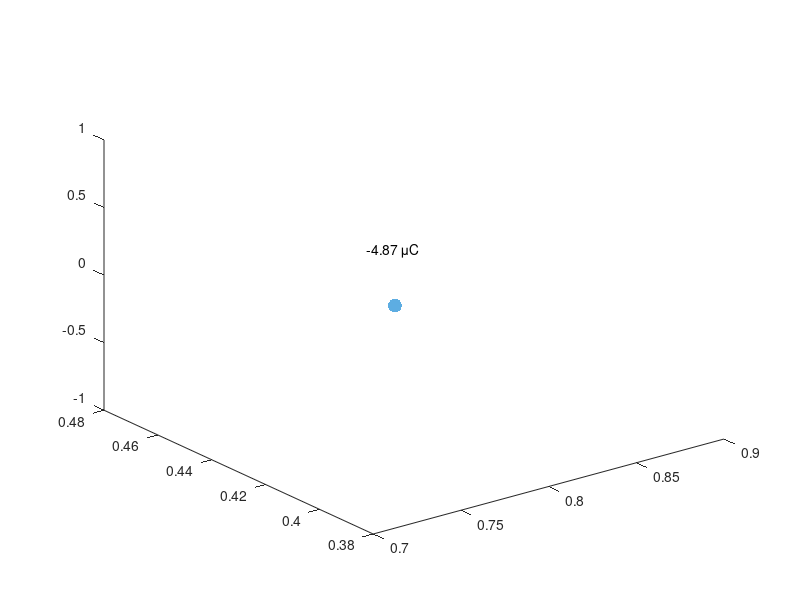

The MATLAB script that drew this image:
function [charge,r]=DrawCharge(value,position)
if nargin<1 || isempty(value); value=sign(rand-.5)*(4*rand+1)*1e-6; end
if nargin<2 || isempty(position); position=[1.95*(rand-.5) 1.95*(rand-.5) 0]; end
charge=value; r=position;
colors={[255,87,51]/255,[93,173,226]/255};
if charge>0; c=1; else; c=2; end
plot3(r(1),r(2),r(3),'.','MarkerSize',30,'Color',colors{c});
text(r(1)+0.03,r(2)+0.03,r(3)+0.03,[num2str(charge*1e6,'%.2f'),' \muC']);